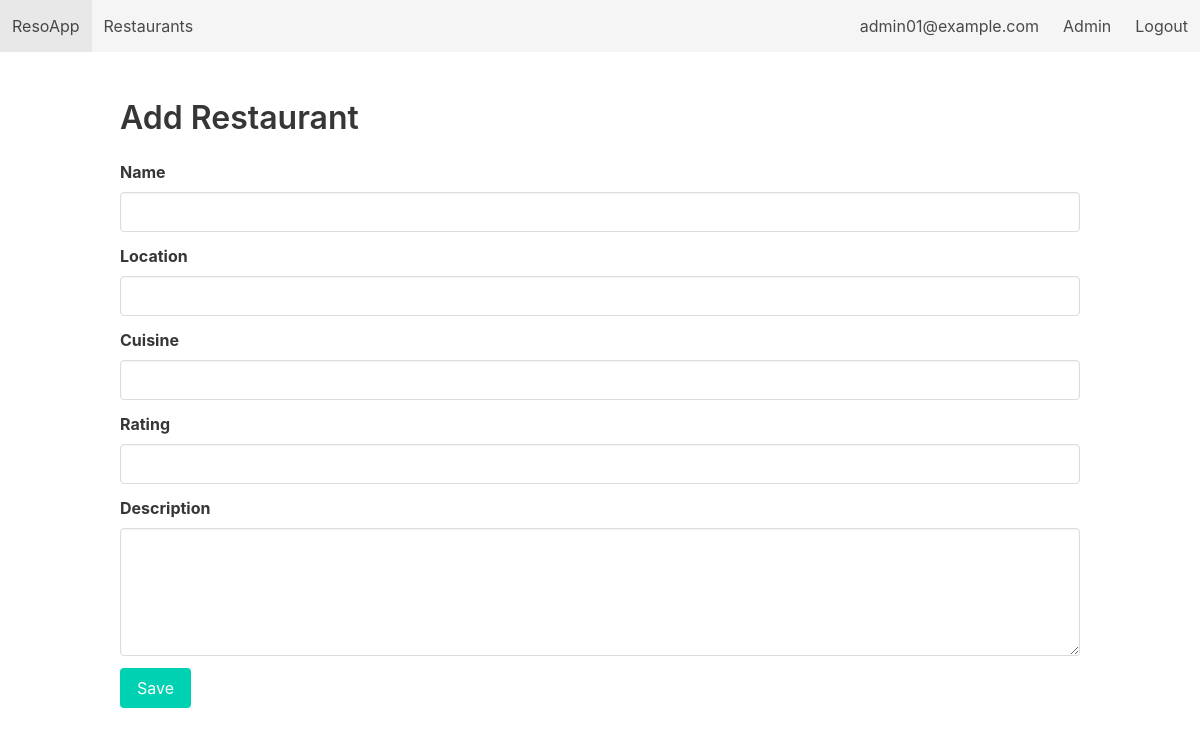
/admin/restaurant/14/edit (signed in), run on an earlier commit of the app's database.
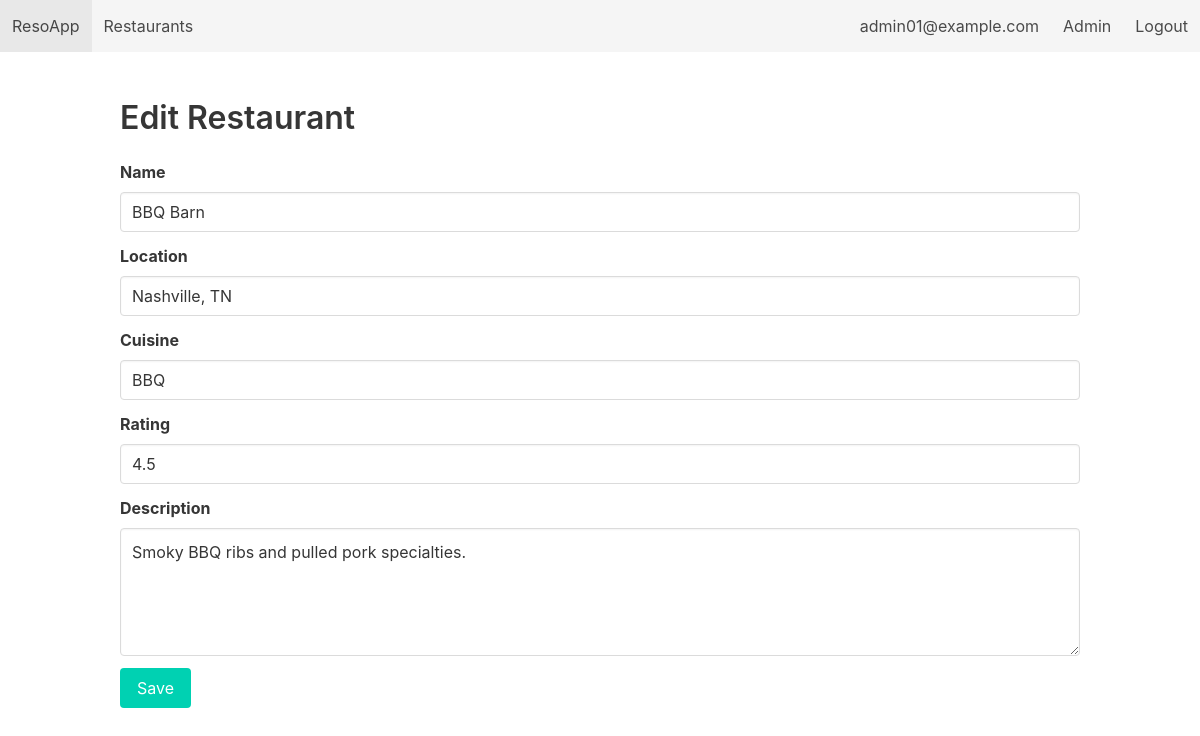
And on a later commit of the database.
### tables this page shows
CREATE TABLE Restaurants (
        restaurant_id INTEGER PRIMARY KEY AUTOINCREMENT,
        name          TEXT NOT NULL,
        location      TEXT NOT NULL,
        cuisine       TEXT,
        rating        REAL CHECK (rating >= 0 AND rating <= 5),
        description   TEXT,
        created_at    DATE DEFAULT (DATE('now'))
    );

### restaurant_app/app.py (the view, shortened to what this page needs)
@app.route('/admin/restaurant/new', methods=['GET', 'POST'])
@app.route('/admin/restaurant/<int:rid>/edit', methods=['GET', 'POST'])
@login_required(role='admin')
def admin_restaurant_form(rid=None):
    db = get_db()
    restaurant = None
    if rid:
        restaurant = db.execute("SELECT * FROM Restaurants WHERE restaurant_id = ?", (rid,)).fetchone()
    return render_template('admin_restaurant_form.html', restaurant=restaurant)

### restaurant_app/app.py (called while the page is built)
def get_db():
    if 'db' not in g:
        g.db = sqlite3.connect(DB_PATH, detect_types=sqlite3.PARSE_DECLTYPES)
        g.db.row_factory = sqlite3.Row
        g.db.execute("PRAGMA foreign_keys = ON;")
    return g.db

def login_required(role=None):
    def decorator(f):
        @wraps(f)
        def wrapper(*args, **kwargs):
            if 'user' not in session:
                flash("Please log in first.", "warning")
                return redirect(url_for('login'))
            if role == 'admin' and session.get('role') != 'admin':
                flash("Admin area. Access denied.", "danger")
                return redirect(url_for('index'))
            return f(*args, **kwargs)
        return wrapper
    return decorator

### restaurant_app/templates/admin_restaurant_form.html
{% extends "base.html" %}
{% block content %}
<h2 class="title">{{ 'Edit' if restaurant else 'Add' }} Restaurant</h2>
<form method="post">
  <div class="field"><label class="label">Name</label><div class="control"><input class="input" name="name" value="{{ restaurant['name'] if restaurant }}"></div></div>
  <div class="field"><label class="label">Location</label><div class="control"><input class="input" name="location" value="{{ restaurant['location'] if restaurant }}"></div></div>
  <div class="field"><label class="label">Cuisine</label><div class="control"><input class="input" name="cuisine" value="{{ restaurant['cuisine'] if restaurant }}"></div></div>
  <div class="field"><label class="label">Rating</label><div class="control"><input class="input" name="rating" value="{{ restaurant['rating'] if restaurant }}"></div></div>
  <div class="field"><label class="label">Description</label><div class="control"><textarea class="textarea" name="description">{{ restaurant['description'] if restaurant }}</textarea></div></div>
  <div class="control"><button class="button is-primary">Save</button></div>
</form>
{% endblock %}

What changed in the data, as far as the page shows it:
added Restaurants: name "BBQ Barn", location "Nashville, TN", cuisine "BBQ", rating "4.5", description "Smoky BBQ ribs and pulled pork specialties."
Also different on the page:
{{ 'Edit' if restaurant else 'Add' }}: "Add" → "Edit"
